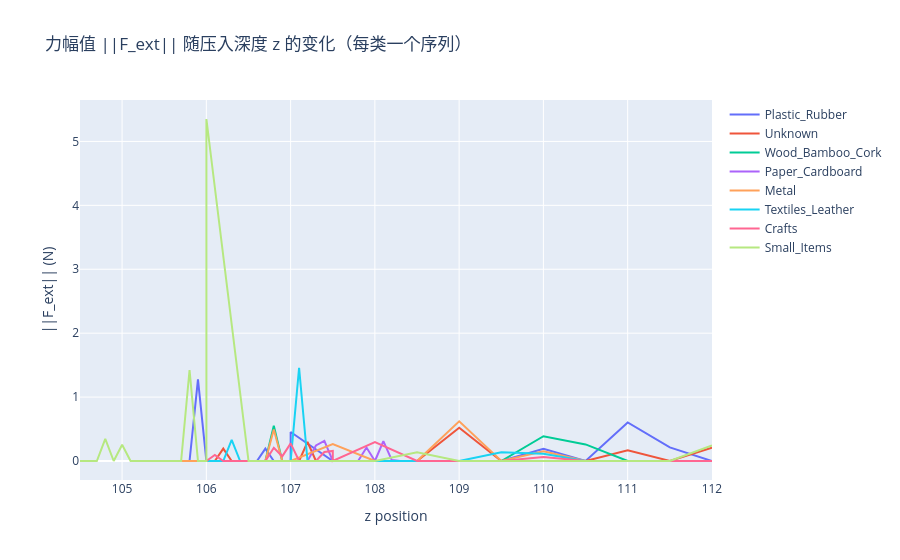

The cell this chart's notebook holds for it:
### Markdown cell above
## 4. 接触力时序可视化

每类材料取一个序列，绘制力幅值随压入深度 z 的变化曲线。

### Code cell
# 每个材料类别取第一个有力数据的序列
sample = []
seen = set()
for s in ds:
    if s.material_label not in seen and s.has_force:
        sample.append(s)
        seen.add(s.material_label)

fig = go.Figure()
for s in sample:
    mag = s.force_magnitude()
    fig.add_trace(go.Scatter(x=s.z_positions, y=mag, mode="lines",
                            name=s.material_label))
fig.update_layout(title="力幅值 ||F_ext|| 随压入深度 z 的变化（每类一个序列）",
                  xaxis_title="z position", yaxis_title="||F_ext|| (N)")
fig.show()
